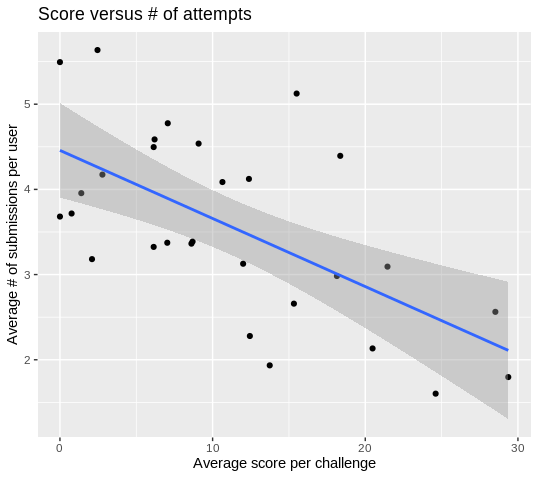

Recreate this plot in R.
#install ggplot (if needed)
library.install(ggplot2)
#load data
df <- read.csv("../av_score_subs.csv")
#get correlation 
cor(df$av_num_subs, df$av_score)
library(ggplot2)
#make plot
ggplot(df, aes(x=df$av_score, y=df$av_num_subs)) + 
  labs(title = "Score versus # of attempts", 
       x = "Average score per challenge", 
       y = "Average # of submissions per user") + 
      geom_point() + geom_smooth(method=lm)
